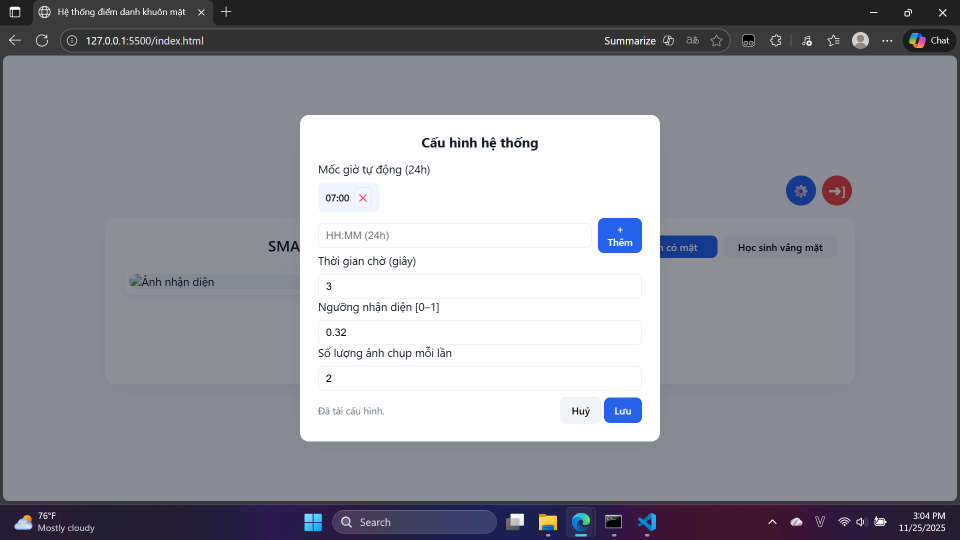
#> input picture img/config.png, 1920 x 1080 px (shown at 1/2 size)
$ python -i pipeline.py   (imports and definitions only)   (older library calls are emulated)
#> lines starting #> are read from the running program, lines starting #| are printed output that depends on the picture
### python-worker/src/config.py
"""Configuration management module."""

import json
import os
import threading
from src.utils import FancyText

CONFIG_FILE = 'config.json'
DEFAULT_CFG = {
    'image_capture_interval': ['07:00'],
    'retry_delay': 3,
    'face_recognition_threshold': 0.4,
    'frame_count': 2
}


class ConfigManager:
    """
    Singleton configuration manager with thread-safe access.

    Manages system configuration loaded from JSON file with fallback to defaults.
    Ensures thread-safe read/write operations.
    """

    _instance = None
    _lock = threading.Lock()

    def __new__(cls):
        """Create singleton instance."""
        with cls._lock:
            if cls._instance is None:
                cls._instance = super(ConfigManager, cls).__new__(cls)
                cls._instance._init_config()
            return cls._instance

    def _init_config(self):
        """Initialize configuration with defaults."""
        self.config = DEFAULT_CFG.copy()
        self.load()

    def load(self):
        """
        Load configuration from JSON file.

        Merges with defaults if keys are missing.
        Creates default config file if it doesn't exist.
        """
        try:
            if not os.path.exists(CONFIG_FILE):
                self.save()
            with open(CONFIG_FILE, 'r', encoding='utf-8') as f:
                data = json.load(f)
            self.config = {**DEFAULT_CFG, **data}
            if self.config != data:
                self.save()
        except Exception as e:
            FancyText.error(f'Failed to load configuration ({type(e).__name__}): {e}')

    def save(self):
        """Save current configuration to JSON file."""
        try:
            with open(CONFIG_FILE, 'w', encoding='utf-8') as f:
                json.dump(self.config, f, indent=2, ensure_ascii=False)
        except Exception as e:
            FancyText.error(f'Failed to save configuration ({type(e).__name__}): {e}')

    # [29 lines left out: functions get, update, not called in this run]


# Global singleton instance for application-wide access
cfg = ConfigManager()

### python-worker/src/pipeline.py
import cv2
import numpy as np
import base64
import time
from datetime import datetime
from src.utils import FancyText
from src.config import cfg
import src.gateway as gateway


def enhance_image(frame: np.ndarray) -> np.ndarray:
    """
    Enhance image brightness and sharpness before face recognition.

    Applies adaptive brightness adjustment and sharpening based on image characteristics.

    Args:
        frame (np.ndarray): Input BGR image frame

    Returns:
        np.ndarray: Enhanced image frame, or original if processing fails
    """
    try:
        gray = cv2.cvtColor(frame, cv2.COLOR_BGR2GRAY)
        brightness = np.mean(gray)
        enhanced = frame.copy()

        if brightness < 80:
            enhanced = cv2.convertScaleAbs(enhanced, alpha=1.2, beta=20)
        elif brightness > 200:
            gamma = 0.8
            table = np.array([(((i / 255.0) ** gamma) * 255) for i in range(256)]).astype('uint8')
            enhanced = cv2.LUT(enhanced, table)

        if cv2.Laplacian(cv2.cvtColor(enhanced, cv2.COLOR_BGR2GRAY), cv2.CV_64F).var() < 100:
            kernel = np.array([[0, -1, 0], [-1, 5, -1], [0, -1, 0]])
            enhanced = cv2.filter2D(enhanced, -1, kernel)

        return enhanced
    except Exception as e:
        FancyText.error(f'Image enhancement error: {e}')
        return frame


# [130 lines left out: functions encode_base64, capture_and_recognize, run_checkin_workflow, not called in this run]

>>> import cv2
>>> picture = cv2.imread('../../img/config.png')
#> picture is the input picture: shape (1080, 1920, 3); mean B, G, R 155.2, 147.5, 146.2
>>> result = enhance_image(picture)
#> in enhance_image, `gray = cv2.cvtColor(frame, cv2.COLOR_BGR2GRAY)`:
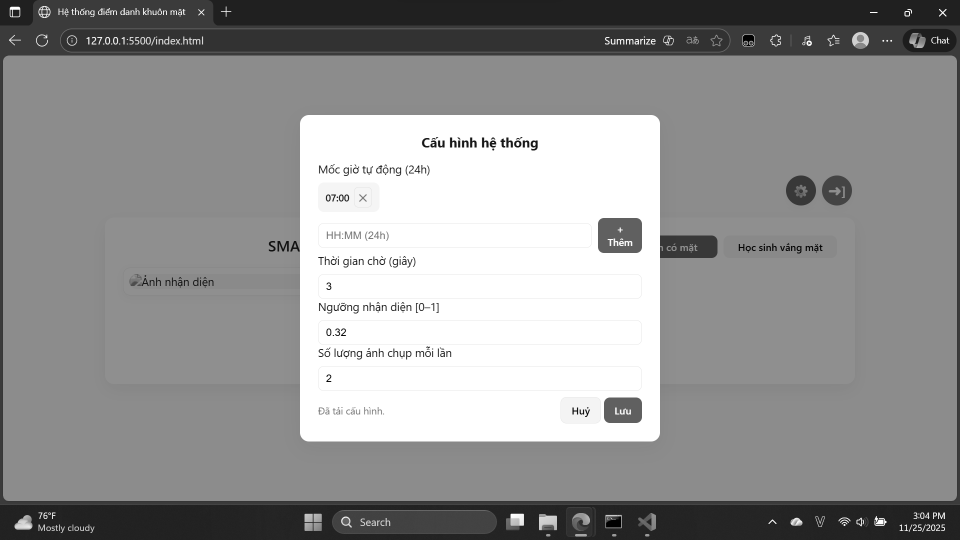
#> gray: shape (1080, 1920) (shown at 1/2 size); min 0, max 255, mean 148
#> in enhance_image, `brightness = np.mean(gray)`: brightness = 148
